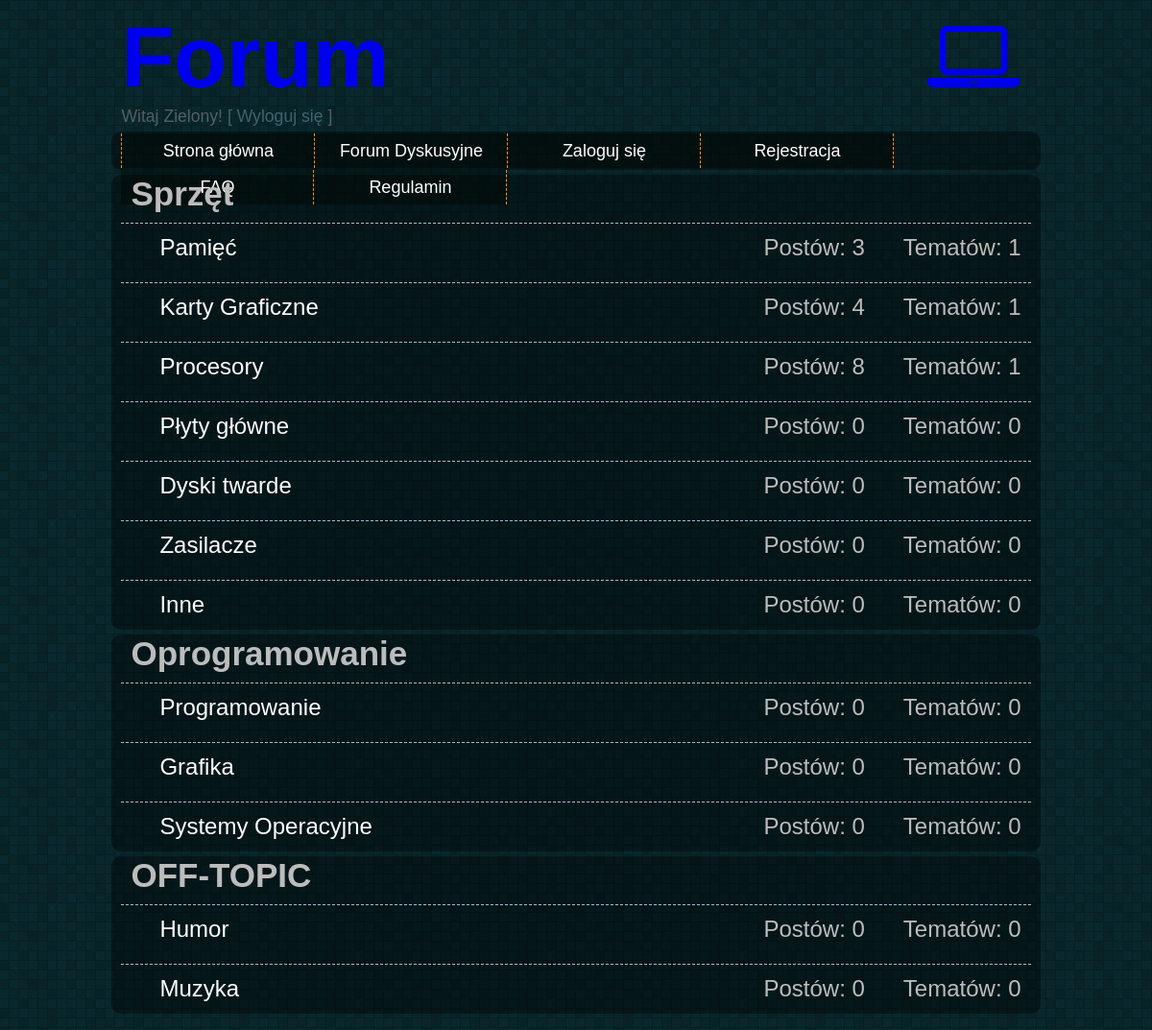
Screenshot of /Forum/forum.php (signed in) with the database file from the repository.
### tables this page shows
CREATE TABLE `dzial` (
  `nazwa` varchar(20) NOT NULL,
  `id` int(10) UNSIGNED NOT NULL,
  `idForum` int(11) NOT NULL,
  `liczbaTematow` int(11) NOT NULL,
  `liczbaPostow` int(11) NOT NULL
);

### Forum/forum.php (the view, shortened to what this page needs)
<!DOCTYPE html>
<html>
  <head>
    <link rel="stylesheet" href="styles/style.css">
    <link rel="stylesheet" href="styles/forum_style.css">
    <link rel="stylesheet" href="styles/fontello/fontello.css">
  </head>
  <body>
    <header>
      <div id="header">
      <span id="top"><a href="index.php">Forum</a><a href="index.php"><i class="icon-laptop"></i></a></span>
      <?php
      if (isset($_SESSION['online']))
      {
        if (isset($_SESSION['greetings'])){
        echo "<span class='logoutScreen'>Witaj ".$_SESSION['user'].'! [ <a id="logout" href="services/logout.php">Wyloguj się</a> ]</span>';
        }
        else {
          echo "Witaj ".$_SESSION['user'].'! [ <a id="logout" href="services/logout.php">Wyloguj się</a> ]';
        }
      }
      ?>
      </div>
    </header>
    <section>
      <div id="navbar">
        <ol>
          <li><a href="index.php">Strona główna</a></li>
          <li><a href="forum.php">Forum Dyskusyjne</a></li>
          <li><a href="login_form.php">Zaloguj się</a></li>
          <li><a href="register_form.php">Rejestracja</a></li>
          <li><a href="faq.php">FAQ</a></li>
          <li><a href="rules.php">Regulamin</a></li>
    </ol>
      </div>
      <div id="Forum1">
          <div id="forum"><span >Sprzęt<span>
          <?php
            echo "</div>";
          require_once "services/connect.php";
          $conn = new mysqli($host, $db_user, $db_password, $db_name);
            $sql = "SELECT * FROM dzial WHERE idForum='1'";
            $result = mysqli_query($conn, $sql);
              if (mysqli_num_rows($result) > 0) {
                  while($row = mysqli_fetch_assoc($result)) {
                      echo "<hr class='dashed' /><div class='sections'><a class='section' href='topic.php?id=".$row['id']."&nazwaDzialu=".$row['nazwa']."'>".$row['nazwa']."</a>
                      <span class='sectionInfo'>Tematów: ".$row['liczbaTematow']."</span><span class='sectionInfo'>Postów: ".$row['liczbaPostow']."</span></div>";
                  }
              } else {
                  echo "";
              }
          ?>
        </div>
      <div id="Forum2">
        <div id="forum"><span >Oprogramowanie<span>
          <?php
            echo "</div>";
          require_once "services/connect.php";
          $conn = new mysqli($host, $db_user, $db_password, $db_name);
            $sql = "SELECT * FROM dzial WHERE idForum='2'";
            $result = mysqli_query($conn, $sql);
              if (mysqli_num_rows($result) > 0) {
                  while($row = mysqli_fetch_assoc($result)) {
                      echo "<hr class='dashed' /><div class='sections'><a class='section' href='topic.php?id=" .$row["id"]."&nazwaDzialu=".$row['nazwa']."'>".$row['nazwa']."</a>
                      <span class='sectionInfo'>Tematów: ".$row['liczbaTematow']."</span><span class='sectionInfo'>Postów: ".$row['liczbaPostow']."</span></div>";
                  }
              } else {
                  echo "";
              }
          ?>
        </div>
      <div id="Forum3">
        <div id="forum"><span >OFF-TOPIC<span>
          <?php
           echo "</div>";
          require_once "services/connect.php";
          $conn = new mysqli($host, $db_user, $db_password, $db_name);
            $sql = "SELECT * FROM dzial WHERE idForum='3'";
            $result = mysqli_query($conn, $sql);
              if (mysqli_num_rows($result) > 0) {
                  while($row = mysqli_fetch_assoc($result)) {
                      echo "<hr class='dashed' /><div class='sections'><a class='section' href='topic.php?id=" .$row["id"]."&nazwaDzialu=".$row['nazwa']."'>".$row['nazwa']."</a>
                      <span class='sectionInfo'>Tematów: ".$row['liczbaTematow']."</span><span class='sectionInfo'>Postów: ".$row['liczbaPostow']."</span></div>";
                  }
              } else {
                  echo "";
              }
          ?>
        </div>
    </section>
  </body>
</html>

### Forum/styles/style.css (style rules this page uses)
body { background-image: url(../images/random_grey_variations.png); font-family: Verdana, Helvetica, Arial, sans-serif; color: #e5e9eb; }
div { margin-bottom: 4px; clear: both; border-radius: 10px; color: #bcbcbc; padding: 0 10px; margin: 5px 0; font-size: 1.1em; }
ol { padding: 0; margin: 0; list-style-type: none; font-size: 18px; height: 35px; line-height: 200%; display: inline-block; }
ol a { color: #ffffff; text-decoration: none; display: block; }
ol > li { float: left; width: 200px; background-color: rgba(1,5,0,0.4); margin-top: 2px; border-right: 1px dashed #fd9013; }
ol > li:first-child { border-left: 1px dashed #fd9013; }
#navbar { background-color: rgba(1,0,0,0.4); margin-left: auto; text-align: center; margin-right: auto; width: 80%; height: 40px; margin-bottom: 5px; }
#header { margin-left: auto; margin-right: auto; width: 80%; height: auto; }
.icon-laptop { float: right; }
#top { display: block; font-size: 5.1em; }
#top > a { text-decoration: none; font-weight: bold; }
#logout { text-decoration: none; color: #97c0d3; }
.logoutScreen { display: none; }

### Forum/styles/forum_style.css (style rules this page uses)
.sections { height: 40px; font-size: 24px; }
.section { color: #fff; padding: 30px; text-decoration: none; }
.sectionInfo { margin-left: 40px!important; float: right; }
#forum { font-weight: bold; }
#forum > span { font-size: 35px; }
hr { border-top-color: #97c0d3!important; border: 0 none #e5e9eb; border-top: 1px solid #e5e9eb; height: 1px; margin: 5px 0; display: block; clear: both; color: #e5e9eb; }
hr.dashed { border-top-color: #97c0d3!important; border-top: 1px dashed #e5e9eb; margin: 10px 0; color: #e5e9eb; }
#Forum1, #Forum2, #Forum3 { background-color: rgba(1,0,0,0.4); margin-left: auto; margin-right: auto; width: 80%; height: auto; }

### rows the page displays
dzial: nazwa "Pamięć", liczbaTematow "1", liczbaPostow "3"
dzial: nazwa "Karty Graficzne", liczbaTematow "1", liczbaPostow "4"
dzial: nazwa "Procesory", liczbaTematow "1", liczbaPostow "8"
dzial: nazwa "Płyty główne", liczbaTematow "0", liczbaPostow "0"
dzial: nazwa "Dyski twarde", liczbaTematow "0", liczbaPostow "0"
dzial: nazwa "Zasilacze", liczbaTematow "0", liczbaPostow "0"
dzial: nazwa "Inne", liczbaTematow "0", liczbaPostow "0"
dzial: nazwa "Programowanie", liczbaTematow "0", liczbaPostow "0"
dzial: nazwa "Grafika", liczbaTematow "0", liczbaPostow "0"
dzial: nazwa "Systemy Operacyjne", liczbaTematow "0", liczbaPostow "0"
dzial: nazwa "Humor", liczbaTematow "0", liczbaPostow "0"
dzial: nazwa "Muzyka", liczbaTematow "0", liczbaPostow "0"

### other values shown
$_SESSION['user'] "Zielony"
